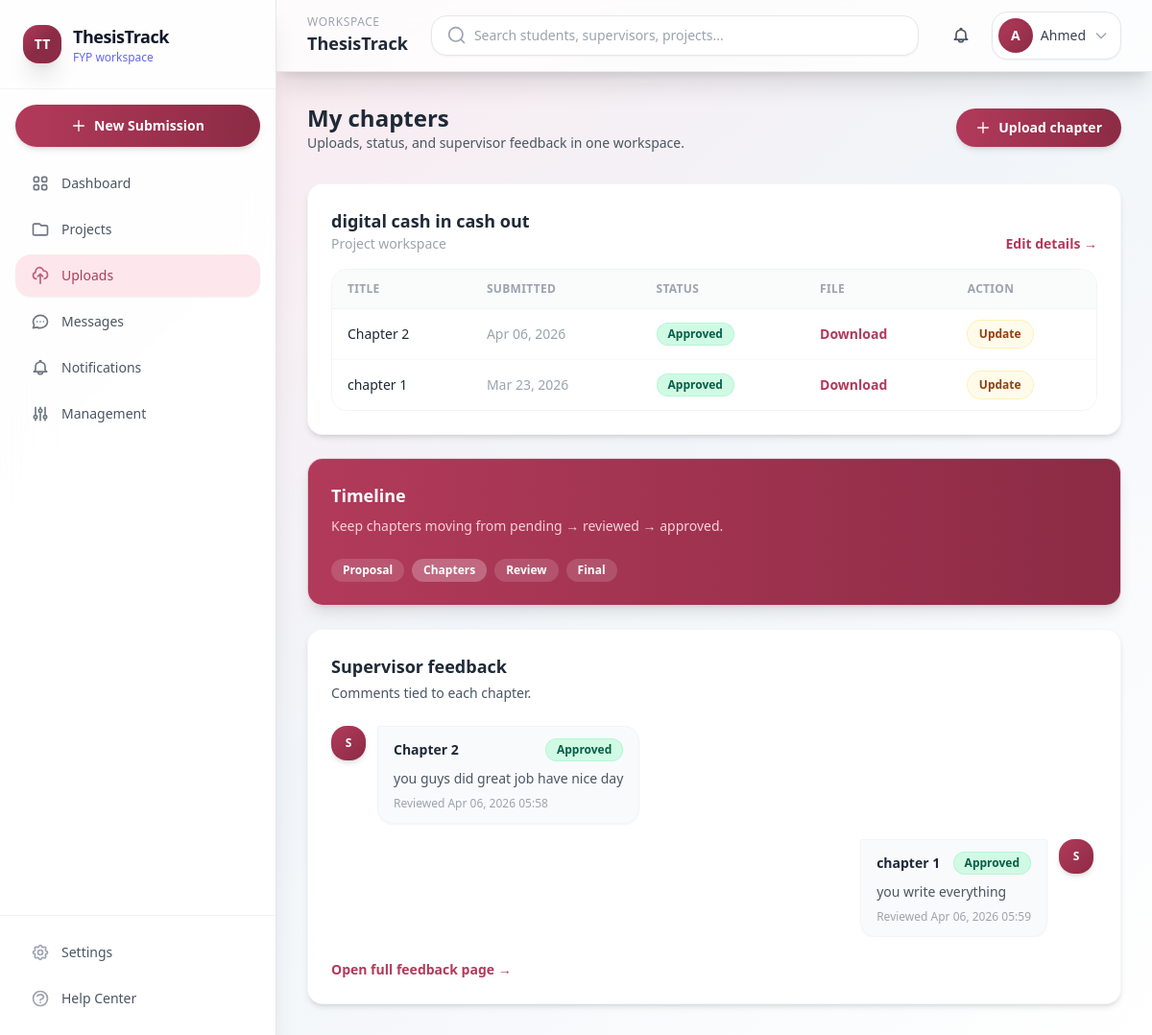
Screenshot of /projects/my-chapters/ (signed in) with the database file from the repository.
### users/models.py (models this page shows, shortened)
class User(AbstractUser):
    class Role(models.TextChoices):
        ADMIN = "ADMIN", "Admin"
        SUPERVISOR = "SUPERVISOR", "Supervisor"
        STUDENT = "STUDENT", "Student"
    role = models.CharField(
        max_length=20,
        choices=Role.choices,
        default=Role.STUDENT,
    )

### projects/models.py (models this page shows, shortened)
class Project(models.Model):
    class Status(models.TextChoices):
        PENDING = "PENDING", "Pending"
        APPROVED = "APPROVED", "Approved"
        REJECTED = "REJECTED", "Rejected"
    student = models.OneToOneField(
        settings.AUTH_USER_MODEL,
        on_delete=models.CASCADE,
        related_name="project",
        limit_choices_to={"role": "STUDENT"},
    )
    project_title = models.CharField(max_length=255, blank=True, default="", help_text="Title of the final year project")
    description = models.TextField(blank=True, default="", help_text="Detailed description of the project")
    leader = models.ForeignKey(
        settings.AUTH_USER_MODEL,
        on_delete=models.CASCADE,
        related_name="led_projects",
        limit_choices_to={"role": "STUDENT"},
        help_text="Project leader (can be different from the submitting student)"
    )
    status = models.CharField(
        max_length=20,
        choices=Status.choices,
        default=Status.PENDING,
    )
    defense_date = models.DateTimeField(null=True, blank=True, help_text="Scheduled date and time for project defense")
    created_at = models.DateTimeField(auto_now_add=True)
    updated_at = models.DateTimeField(auto_now=True)

class Chapter(models.Model):
    class Status(models.TextChoices):
        PENDING = "PENDING", "Pending"
        REVIEWED = "REVIEWED", "Reviewed"
        APPROVED = "APPROVED", "Approved"
        REJECTED = "REJECTED", "Rejected"
    project = models.ForeignKey(Project, on_delete=models.CASCADE, related_name="chapters")
    title = models.CharField(max_length=255)
    file = models.FileField(
        upload_to="chapters/",
        validators=[FileExtensionValidator(allowed_extensions=["pdf", "doc", "docx"])],
    )
    submission_date = models.DateTimeField(auto_now_add=True)
    status = models.CharField(
        max_length=20,
        choices=Status.choices,
        default=Status.PENDING,
    )

class Feedback(models.Model):
    chapter = models.OneToOneField(Chapter, on_delete=models.CASCADE, related_name="feedback")
    supervisor = models.ForeignKey(
        settings.AUTH_USER_MODEL,
        on_delete=models.CASCADE,
        related_name="feedbacks_given",
        limit_choices_to={"role": "SUPERVISOR"},
    )
    comment = models.TextField()
    annotated_file = models.FileField(
        upload_to="annotated_chapters/",
        validators=[FileExtensionValidator(allowed_extensions=["pdf", "doc", "docx"])],
        blank=True,
        null=True,
        help_text="Upload the annotated version of the document with comments."
    )
    reviewed_at = models.DateTimeField(auto_now=True)

### projects/views.py (the view)
# urls.py: path("my-chapters/", ChapterListView.as_view(), name="student-chapters"),
class ChapterListView(StudentRequiredMixin, ListView):
    template_name = "projects/chapter_list.html"
    context_object_name = "chapters"
    def get_queryset(self):
        project = Project.objects.filter(student=self.request.user).first()
        if not project:
            return Chapter.objects.none()
        return Chapter.objects.filter(project=project).select_related("feedback").order_by("-submission_date")
    def get_context_data(self, **kwargs):
        context = super().get_context_data(**kwargs)
        context["project"] = Project.objects.filter(student=self.request.user).first()
        return context

### templates/projects/chapter_list.html (shortened to what this page needs)
{% extends "base.html" %}
{% block content %}
<div class="mb-8 flex flex-col gap-4 sm:flex-row sm:items-center sm:justify-between">
    <div>
        <h2 class="text-2xl font-semibold text-gray-800">My chapters</h2>
        <p class="text-sm text-gray-600">Uploads, status, and supervisor feedback in one workspace.</p>
    </div>
    <a href="{% url 'projects:chapter-create' %}" class="inline-flex items-center justify-center gap-2 rounded-full bg-gradient-to-r from-indigo-500 to-purple-600 px-5 py-2.5 text-sm font-semibold text-white shadow-md transition-all duration-200 hover:shadow-xl">
        <svg class="h-4 w-4" fill="none" stroke="currentColor" viewBox="0 0 24 24"><path stroke-linecap="round" stroke-linejoin="round" stroke-width="2" d="M12 4v16m8-8H4"/></svg>
        Upload chapter
    </a>
</div>
{% if project %}
<div class="grid gap-6 xl:grid-cols-[1.25fr_1fr]">
    <div class="space-y-6">
        <div class="rounded-2xl border border-gray-100/80 bg-white p-6 shadow-md transition-all duration-200 hover:shadow-xl">
            <div class="mb-4 flex flex-wrap items-end justify-between gap-3">
                <div>
                    <h3 class="text-lg font-semibold text-gray-800">{{ project.project_title|default:"Your project" }}</h3>
                    <p class="text-sm text-gray-400">Project workspace</p>
                </div>
                <a href="{% url 'projects:student-project' %}" class="text-sm font-semibold text-indigo-600 hover:text-indigo-700">Edit details →</a>
            </div>
            <div class="overflow-x-auto rounded-2xl border border-gray-100">
                <table class="min-w-full divide-y divide-gray-100 text-sm">
                    <thead class="bg-gray-50/80 text-left text-xs font-semibold uppercase tracking-wide text-gray-400">
                        <tr>
                            <th class="px-4 py-3">Title</th>
                            <th class="px-4 py-3">Submitted</th>
                            <th class="px-4 py-3">Status</th>
                            <th class="px-4 py-3">File</th>
                            <th class="px-4 py-3">Action</th>
                        </tr>
                    </thead>
                    <tbody class="divide-y divide-gray-50 bg-white text-gray-600">
                        {% for chapter in chapters %}
                            <tr class="transition-colors duration-200 hover:bg-indigo-50/40">
                                <td class="px-4 py-3 font-medium text-gray-800">{{ chapter.title }}</td>
                                <td class="px-4 py-3 text-gray-400">{{ chapter.submission_date|date:"M d, Y" }}</td>
                                <td class="px-4 py-3">{% include "components/badge.html" with status=chapter.status only %}</td>
                                <td class="px-4 py-3"><a class="font-semibold text-indigo-600 hover:text-indigo-700 hover:underline" href="{{ chapter.file.url }}">Download</a></td>
                                <td class="px-4 py-3">
                                    <a class="inline-flex rounded-full bg-amber-50 px-3 py-1.5 text-xs font-semibold text-amber-800 ring-1 ring-amber-200/60 transition hover:bg-amber-100" href="{% url 'projects:chapter-update' chapter.pk %}">Update</a>
                                </td>
                            </tr>
                        {% empty %}
                            <tr><td colspan="5" class="px-4 py-10 text-center text-gray-400">No chapters uploaded yet.</td></tr>
                        {% endfor %}
                    </tbody>
                </table>
            </div>
        </div>
        <div class="rounded-2xl border border-gray-100/80 bg-gradient-to-r from-indigo-500 to-purple-600 p-6 text-white shadow-lg">
            <h3 class="text-lg font-semibold">Timeline</h3>
            <p class="mt-2 text-sm text-indigo-100">Keep chapters moving from pending → reviewed → approved.</p>
            <div class="mt-6 flex flex-wrap gap-2">
                <span class="rounded-full bg-white/15 px-3 py-1 text-xs font-semibold backdrop-blur">Proposal</span>
                <span class="rounded-full bg-white/25 px-3 py-1 text-xs font-semibold">Chapters</span>
                <span class="rounded-full bg-white/15 px-3 py-1 text-xs font-semibold backdrop-blur">Review</span>
                <span class="rounded-full bg-white/15 px-3 py-1 text-xs font-semibold backdrop-blur">Final</span>
            </div>
        </div>
    </div>
    <div class="rounded-2xl border border-gray-100/80 bg-white p-6 shadow-md transition-all duration-200 hover:shadow-xl">
        <h3 class="text-lg font-semibold text-gray-800">Supervisor feedback</h3>
        <p class="mt-1 text-sm text-gray-600">Comments tied to each chapter.</p>
        <div class="mt-6 flex max-h-[560px] flex-col gap-4 overflow-y-auto pr-1">
            {% for chapter in chapters %}
                <div class="flex gap-3 {% if forloop.counter0|divisibleby:2 %}flex-row{% else %}flex-row-reverse{% endif %}">
                    <div class="flex h-9 w-9 shrink-0 items-center justify-center rounded-2xl bg-gradient-to-br from-indigo-500 to-purple-600 text-xs font-bold text-white shadow-md">
                        S
                    </div>
                    <div class="max-w-[85%] rounded-2xl rounded-tl-sm border border-gray-100 bg-gray-50/90 px-4 py-3 shadow-sm {% if forloop.counter0|divisibleby:2 %}{% else %}rounded-tr-sm rounded-tl-2xl{% endif %}">
                        <div class="mb-2 flex flex-wrap items-center justify-between gap-2">
                            <span class="text-sm font-semibold text-gray-800">{{ chapter.title }}</span>
                            {% include "components/badge.html" with status=chapter.status only %}
                        </div>
                        <p class="text-sm text-gray-600">{% if chapter.feedback %}{{ chapter.feedback.comment }}{% else %}<span class="text-gray-400">No feedback yet.</span>{% endif %}</p>
                        <p class="mt-2 text-xs text-gray-400">{% if chapter.feedback %}Reviewed {{ chapter.feedback.reviewed_at|date:"M d, Y H:i" }}{% else %}—{% endif %}</p>
                    </div>
                </div>
            {% empty %}
                <p class="rounded-2xl border border-dashed border-gray-200 py-10 text-center text-sm text-gray-400">Upload a chapter to start the feedback thread.</p>
            {% endfor %}
        </div>
        <a href="{% url 'projects:student-feedbacks' %}" class="mt-6 inline-flex text-sm font-semibold text-indigo-600 hover:text-indigo-700">Open full feedback page →</a>
    </div>
</div>
{% endif %}
{% endblock %}

### templates/partials/navbar.html (shortened to what this page needs)
<header class="sticky top-0 z-30 border-b border-gray-200/80 bg-white/80 shadow-xl backdrop-blur-md">
    <div class="flex flex-col gap-3 px-4 py-3 sm:flex-row sm:items-center sm:justify-between sm:gap-4 lg:px-8">
        <div class="flex items-center gap-3">
            <div class="hidden sm:block">
                <p class="text-xs font-medium uppercase tracking-wider text-gray-400">Workspace</p>
                <h1 class="text-lg font-semibold text-gray-800">ThesisTrack</h1>
            </div>
        </div>
        <div class="w-full flex-1 sm:max-w-xl sm:px-2 lg:max-w-2xl">
            <div
                id="navbarSearchRoot"
                data-search-url="{% url 'projects:search' %}"
                data-search-ajax-url="{% url 'projects:search-ajax' %}"
                class="w-full"
            >
                <form method="get" action="{% url 'projects:search' %}" class="w-full">
                    <div class="relative">
                        <div class="flex items-center gap-2 rounded-2xl border border-gray-200 bg-white px-4 py-2.5 shadow-sm transition-all duration-200 focus-within:border-indigo-300 focus-within:ring-2 focus-within:ring-indigo-500/20">
                            <svg class="h-5 w-5 shrink-0 text-gray-400" fill="none" stroke="currentColor" viewBox="0 0 24 24">
                                <path stroke-linecap="round" stroke-linejoin="round" stroke-width="2" d="M21 21l-4.35-4.35m0 0A7.5 7.5 0 104.5 4.5a7.5 7.5 0 0012.15 12.15z"></path>
                            </svg>
                            <input
                                id="navbarSearchInput"
                                type="text"
                                name="q"
                                placeholder="Search students, supervisors, projects..."
                                autocomplete="off"
                                spellcheck="false"
                                class="w-full bg-transparent text-sm text-gray-600 outline-none placeholder:text-gray-400"
                                value="{{ request.GET.q|default_if_none:'' }}"
                            />
                        </div>
                    </div>
                </form>
            </div>
        </div>
        <div class="flex items-center justify-end gap-2 sm:gap-3">
            <div class="relative">
                <button
                    id="notifToggle"
                    type="button"
                    aria-haspopup="menu"
                    aria-expanded="false"
                    aria-controls="notifMenu"
                    class="relative rounded-2xl p-2.5 text-gray-600 transition-all duration-200 hover:bg-gray-100 hover:shadow-md"
                    onclick="toggleNotificationsMenu()"
                >
                </button>
            </div>
            <div class="relative">
                <button
                    type="button"
                    id="userMenuToggle"
                    onclick="toggleUserMenu()"
                    class="flex items-center gap-2 rounded-2xl border border-gray-200 bg-white py-1.5 pl-1.5 pr-3 shadow-sm transition-all duration-200 hover:border-indigo-200 hover:shadow-md"
                    aria-expanded="false"
                    aria-controls="userMenu"
                >
                    <span class="flex h-9 w-9 items-center justify-center rounded-full bg-gradient-to-br from-indigo-500 to-purple-600 text-sm font-bold text-white shadow-inner">
                        {{ user.username|slice:":1"|upper }}
                    </span>
                    <span class="hidden max-w-[7rem] truncate text-left text-sm font-medium text-gray-700 sm:block">{{ user.username }}</span>
                    <svg class="hidden h-4 w-4 text-gray-400 sm:block" fill="none" stroke="currentColor" viewBox="0 0 24 24"><path stroke-linecap="round" stroke-linejoin="round" stroke-width="2" d="M19 9l-7 7-7-7"/></svg>
                </button>
            </div>
        </div>
    </div>
</header>

### templates/components/badge.html
{% if status == "PENDING" %}
<span class="inline-flex items-center rounded-full bg-amber-100 px-3 py-1 text-xs font-semibold text-amber-800 ring-1 ring-inset ring-amber-200/60">Pending</span>
{% elif status == "APPROVED" %}
<span class="inline-flex items-center rounded-full bg-emerald-100 px-3 py-1 text-xs font-semibold text-emerald-800 ring-1 ring-inset ring-emerald-200/60">Approved</span>
{% elif status == "REVIEWED" %}
<span class="inline-flex items-center rounded-full bg-indigo-100 px-3 py-1 text-xs font-semibold text-indigo-800 ring-1 ring-inset ring-indigo-200/60">Reviewed</span>
{% elif status == "REJECTED" %}
<span class="inline-flex items-center rounded-full bg-rose-100 px-3 py-1 text-xs font-semibold text-rose-800 ring-1 ring-inset ring-rose-200/60">Rejected</span>
{% else %}
<span class="inline-flex items-center rounded-full bg-rose-100 px-3 py-1 text-xs font-semibold text-rose-800 ring-1 ring-inset ring-rose-200/60">{{ status|default:"Unknown" }}</span>
{% endif %}

### rows the page displays
User: username "A", username "Ahmed"
Project: project_title "digital cash in cash out"
Chapter: title "Chapter 2", submission_date "Apr 06, 2026", status "Approved", feedback.comment "you guys did great job have nice day", feedback.reviewed_at "Apr 06, 2026 05:58"
Chapter: title "chapter 1", submission_date "Mar 23, 2026", status "Approved", feedback.comment "you write everything", feedback.reviewed_at "Apr 06, 2026 05:59"
